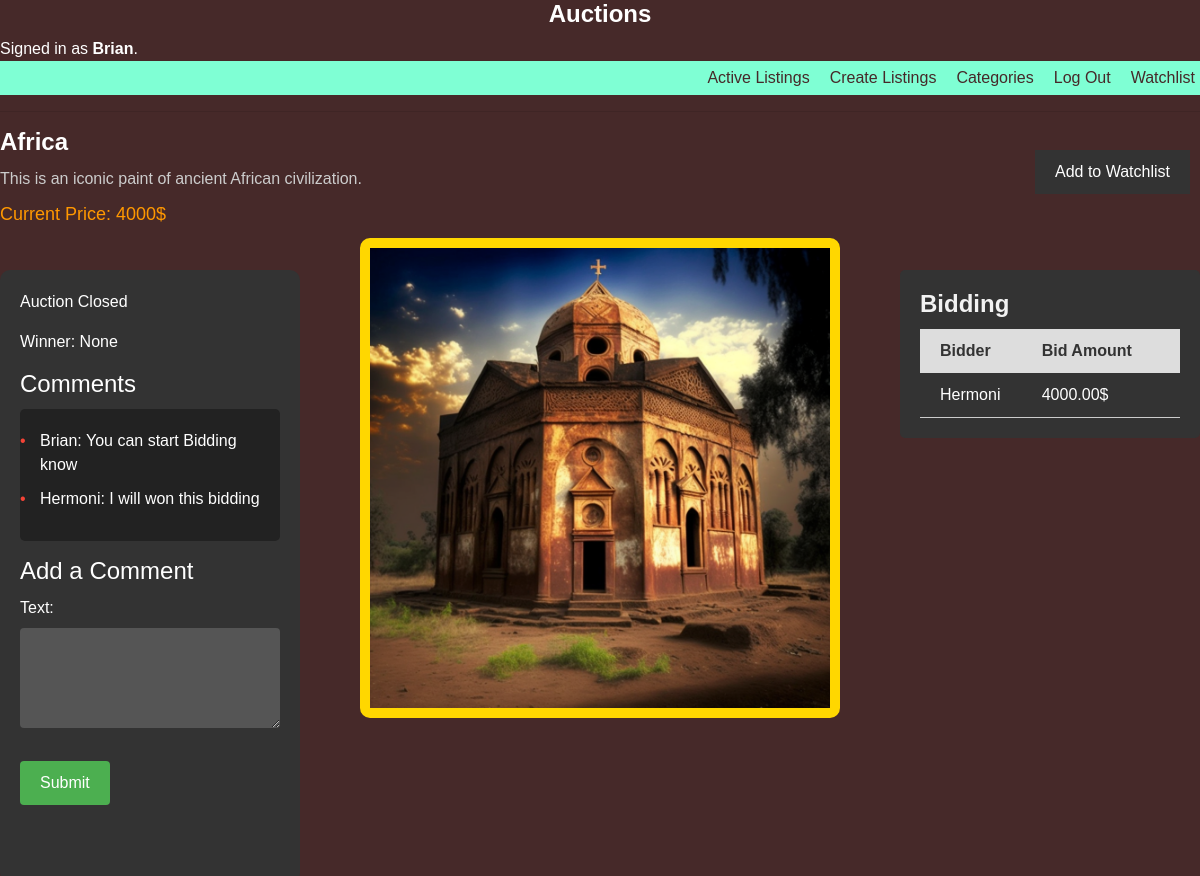
The app's page /listing/5/ (signed in) with its own data.
### auctions/models.py (models this page shows, shortened)
class User(AbstractUser):
    pass

class Listing(models.Model):
    title = models.CharField(max_length=255)
    description = models.TextField()
    starting_bid = models.DecimalField(max_digits=10, decimal_places=2)
    image = models.ImageField(upload_to='images/', blank=True)
    category = models.CharField(max_length=100)
    creator = models.ForeignKey(User, on_delete=models.CASCADE)
    created_at = models.DateTimeField(auto_now_add=True)
    active = models.BooleanField(default=True)
    watchlist = models.ForeignKey(Watchlist, on_delete=models.CASCADE, blank=True, null=True)
    bids = models.ForeignKey('Bid', on_delete=models.CASCADE, null=True, blank=True, related_name='listing_bids')
    comments = models.ManyToManyField('Comment', related_name='listings')
    winner = models.ForeignKey(User, on_delete=models.SET_NULL, null=True, blank=True, related_name='won_listings')

class Bid(models.Model):
    listing = models.ForeignKey(Listing, on_delete=models.CASCADE)
    bidder = models.ForeignKey(User, on_delete=models.CASCADE)
    bid_amount = models.DecimalField(max_digits=10, decimal_places=2)
    timestamp = models.DateTimeField(auto_now_add=True)

class Comment(models.Model):
    listing = models.ForeignKey(Listing, on_delete=models.CASCADE)
    user = models.ForeignKey(User, on_delete=models.CASCADE)
    text = models.TextField()
    created_at = models.DateTimeField(auto_now_add=True)

### auctions/views.py (the view)
# urls.py: path('listing/<int:listing_id>/', show_listing, name='show_listing'),
def show_listing(request, listing_id):
    listing = get_object_or_404(Listing, pk=listing_id)
    comments = listing.comment_set.all()
    bids = Bid.objects.filter(listing=listing)
    if request.method == 'POST':
        form = CommentForm(request.POST)
        if form.is_valid():
            comment = form.save(commit=False)
            comment.listing = listing
            comment.user = request.user
            comment.save()
            return redirect('show_listing', listing_id=listing.id)
    else:
        form = CommentForm()
    current_price = bids.aggregate(Max('bid_amount')).get('bid_amount__max')
    context = {
        'listing': listing,
        'comments': comments,
        'bids': bids,
        'form': form,
        'current_price': current_price,
    }
    return render(request, 'auctions/show_listing.html', context)

### auctions/forms.py
class CommentForm(forms.ModelForm):
    class Meta:
        model = Comment
        fields = ['text']
        widgets = {
            'text': forms.Textarea(attrs={'style': 'width: 100%; height: 100px; padding: 10px; margin-bottom: 10px; border: none; border-radius: 4px; background-color: #555; color: #fff;'})
        }

### auctions/templates/auctions/show_listing.html (shortened to what this page needs)
{% extends "auctions/layout.html" %}
{% block body %}
<h1 style="color: #fff; font-size: 24px; margin-bottom: 10px;">{{ listing.title }}</h1>
<p style="color: #ccc; font-size: 16px; margin-bottom: 10px;">{{ listing.description }}</p>
<p style="color: #ff9800; font-size: 18px; margin-bottom: 10px;">Current Price: {{ current_price|default:listing.starting_bid }}$</p>
{% if user.is_authenticated %}
{% if listing in user.watchlist.listings.all %}
<form action="{% url 'remove_from_watchlist' listing_id=listing.id %}" method="POST" style="position: absolute; top: 150px; right: 10px;">
    {% csrf_token %}
    <button type="submit" style="background-color: #333; color: #fff; border: none; padding: 10px 20px; font-size: 16px; font-family: 'Arial', sans-serif; cursor: pointer;">Remove from Watchlist</button>
</form>
{% else %}
<form action="{% url 'add_to_watchlist' listing_id=listing.id %}" method="POST" style="position: absolute; top: 150px; right: 10px;">
    <button type="submit" style="background-color: #333; color: #fff; border: none; padding: 10px 20px; font-size: 16px; font-family: 'Arial', sans-serif; cursor: pointer;">Add to Watchlist</button>
</form>
{% endif %}
{% endif %}
{% if listing.image %}
<img src="{{ listing.image.url }}" alt="Listing Image" style="top: 400px;display: block; margin: 0 auto; max-width: 40%; max-height: 30%; animation: zoom-in 0.5s ease-in-out; border: 10px solid gold; border-radius: 10px;">
{% endif %}
  <div class="table-container" style="position: absolute; right: 0; top:270px; width: 25%;">
  <div class="bidding-section" style="background-color: #333; padding: 20px; border-radius: 5px;">
    <h1 style="color: #f2f2f2; font-size: 24px; margin-bottom: 40px; margin-top: 0;">Bidding</h1>
    {% if bids %}
    <table class="bidding-table">
      <tr>
        <th>Bidder</th>
        <th>Bid Amount</th>
      </tr>
      {% for bid in bids|dictsortreversed:'bid_amount' %}
      <tr>
        <td>{{ bid.bidder.username }}</td>
        <td>{{ bid.bid_amount }}$</td>
      </tr>
      {% endfor %}
    </table>
    {% else %}
    <p style="color: #666; font-size: 16px; margin-top: 10px;">No bids available for this listing.</p>
    {% endif %}
  </div>
</div>
<div style="position: absolute; left: 0; top:270px; height: 70%; width: 300px; overflow-y: scroll; background-color: #333; color: #fff; padding: 20px; border-radius: 10px;">
  {% if user.is_authenticated %}
    {% if user == listing.creator %}
      {% if not listing.active %}
        <p>Auction Closed</p>
        <p>Winner: {{ listing.winner }}</p>
      {% endif %}
    {% endif %}
  {% endif %}
  <h3 style="color: #fff; font-size: 24px; margin-bottom: 10px;">Comments</h3>
  <ul style="background-color: #222; padding: 20px; border-radius: 5px; list-style: none;">
    {% for comment in comments %}
    <li style="color: #fff; margin-bottom: 10px; position: relative;">
      {{ comment.user.username }}: {{ comment.text }}
    </li>
        {% empty %}
      <li style="color: #fff; margin-bottom: 10px;">No comments yet.</li>
    {% endfor %}
  </ul>
  {% if user.is_authenticated %}
  <h3 style="color: #fff; font-size: 24px; margin-bottom: 10px;">Add a Comment</h3>
  <form method="post" action="{% url 'show_listing' listing.id %}">
    {{ form.as_p }}
    <button type="submit" style="background-color: #4caf50; color: #fff; padding: 10px 20px; border: none; border-radius: 4px; cursor: pointer;">Submit</button>
  </form>
{% else %}
  <p>Please <a href="{% url 'login' %}" style="color: #fff;">login</a> to leave a comment.</p>
{% endif %}
</div>
{% endblock %}

### auctions/templates/auctions/layout.html (shortened to what this page needs)
<!DOCTYPE html>
<html lang="en">
<head>
    {% load static %}
    <link rel="stylesheet" href="https://stackpath.bootstrapcdn.com/bootstrap/4.4.1/css/bootstrap.min.css">
    <link href="{% static 'auctions/styles.css' %}" rel="stylesheet">
</head>
<body>
    <h1 style="text-align: center; color: white;">Auctions</h1>
        <div style="color: white;">
        {% if user.is_authenticated %}
            Signed in as <strong>{{ user.username }}</strong>.
        {% else %}
            Not signed in.
        {% endif %}
        </div>
    <ul class="nav">
        <li class="nav-item">
            <a class="nav-link" href="{% url 'index' %}">Active Listings</a>
        </li>
        <li class="nav-item">
            <a class="nav-link" href="{% url 'listing' %}">Create Listings</a>
        </li>
        <li class="nav-item">
            <a class="nav-link" href="{% url 'show_categories' %}">Categories</a>
        </li>
        {% if user.is_authenticated %}
            <li class="nav-item">
                <a class="nav-link" href="{% url 'logout' %}">Log Out</a>
            </li>
            <li class="nav-item">
                <a class="nav-link" href="{% url 'watchlist' %}">Watchlist</a>
            </li>
        {% endif %}
    </ul>
    <hr>
    {% block body %}
    {% endblock %}
</body>
</html>

### auctions/static/auctions/styles.css (style rules this page uses)
body { background-color: #f2f2f2; font-family: Arial, sans-serif; color: #333; }
h1 { font-size: 24px; font-weight: bold; color: #555; }

### auctions/templates/auctions/layout.html (style rules this page uses)
ul.nav { list-style: none; display: flex; justify-content: flex-end; background-color: aquamarine; }
ul.nav li.nav-item { margin-left: 10px; }
ul.nav li.nav-item a.nav-link { color: rgb(70, 41, 41); text-decoration: none; padding: 5px; border-radius: 5px; transition: background-color 0.3s; }
body { background-color: rgb(70, 41, 41); }
ul.nav { justify-content: flex-end; }
ul.nav li.nav-item { display: inline-block; }
h1 { color: aquamarine; }

### auctions/templates/auctions/show_listing.html (style rules this page uses)
.bidding-section { background-color: #333; padding: 20px; border-radius: 5px; }
.table-container { overflow-x: auto; float: right; max-width: 50%; }
.bidding-table { width: 100%; border-collapse: collapse; color: #fff; background-color: #333; margin-top: -30px; }
.bidding-table th { padding: 10px; text-align: left; background-color: #ddd; color: #333; }
.bidding-table td { padding: 10px; border-bottom: 1px solid #ccc; }
.bidding-table th:first-child, .bidding-table td:first-child { padding-left: 20px; }
.bidding-table th:last-child, .bidding-table td:last-child { padding-right: 20px; }
li::before { content: "\2022"; position: absolute; left: -20px; color: #f44336; }

### records on screen
User: username "Brian"
Listing: title "Africa", description "This is an iconic paint of ancient African civilization.", starting_bid "4000", image (picture), winner "None"
Bid: bidder.username "Hermoni", bid_amount "4000.00"
Comment: user.username "Brian", text "You can start Bidding know"
Comment: user.username "Hermoni", text "I will won this bidding"
